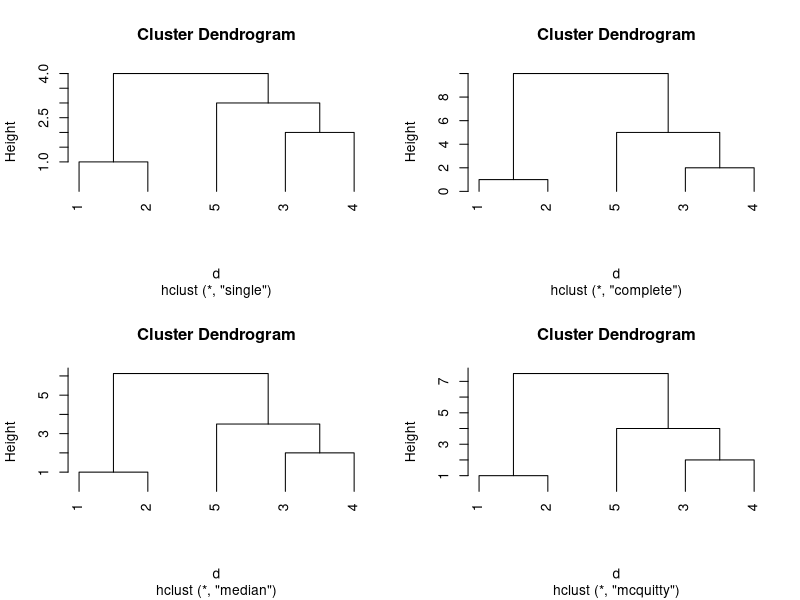
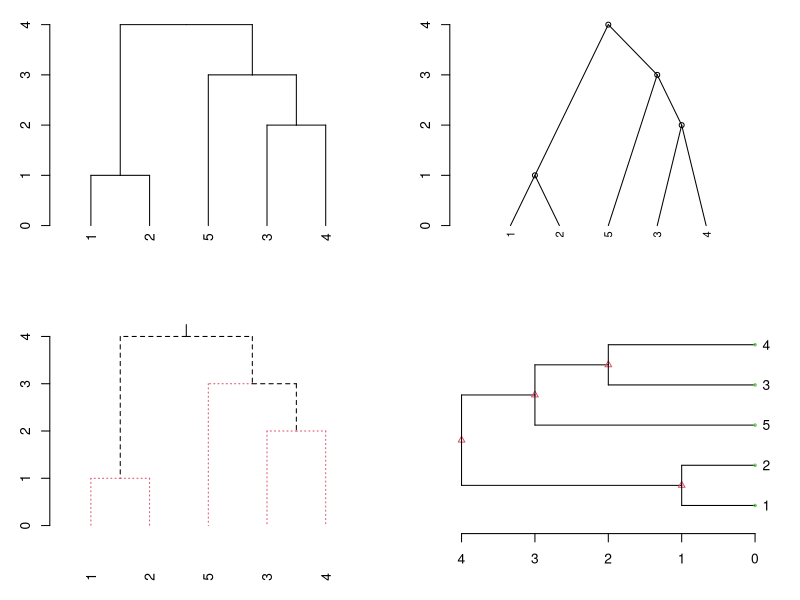

Write the R code that produced these figures, in order.
x<-c(1,2,6,8,11); dim(x)<-c(5,1); d<-dist(x)
hc1<-hclust(d, "single"); hc2<-hclust(d, "complete")
hc3<-hclust(d, "median"); hc4<-hclust(d, "mcquitty")
opar <- par(mfrow = c(2, 2))
plot(hc1,hang=-1); plot(hc2,hang=-1)
plot(hc3,hang=-1); plot(hc4,hang=-1)
par(opar)

dend1<-as.dendrogram(hc1)
opar <- par(mfrow = c(2, 2),mar = c(4,3,1,2))
plot(dend1)
plot(dend1, nodePar=list(pch = c(1,NA), cex=0.8, lab.cex=0.8),
     type = "t", center=TRUE)
plot(dend1, edgePar=list(col = 1:2, lty = 2:3),
     dLeaf=1, edge.root = TRUE)
plot(dend1, nodePar=list(pch = 2:1, cex=.4*2:1, col=2:3),
     horiz=TRUE)
par(opar)